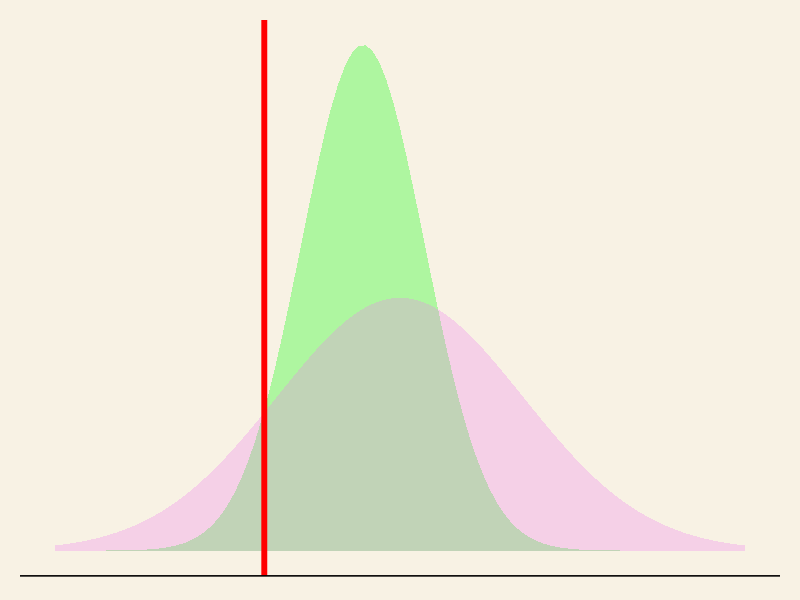
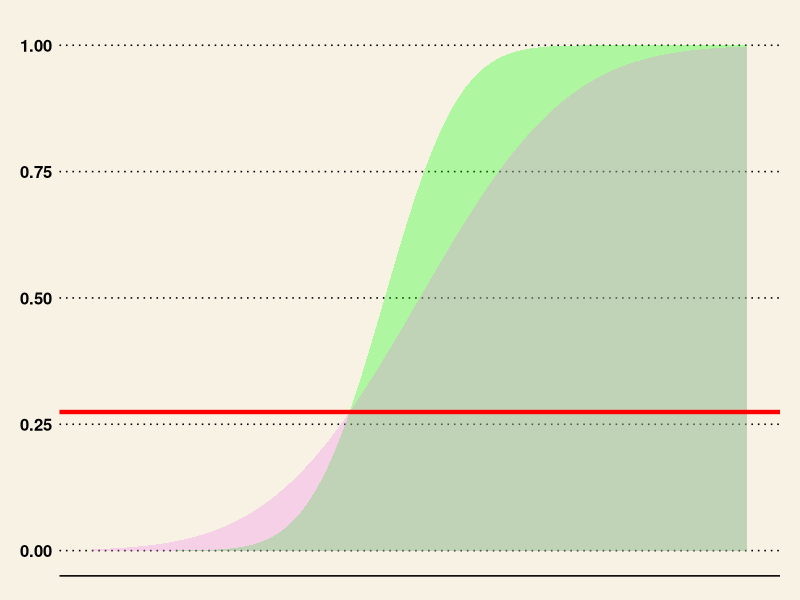
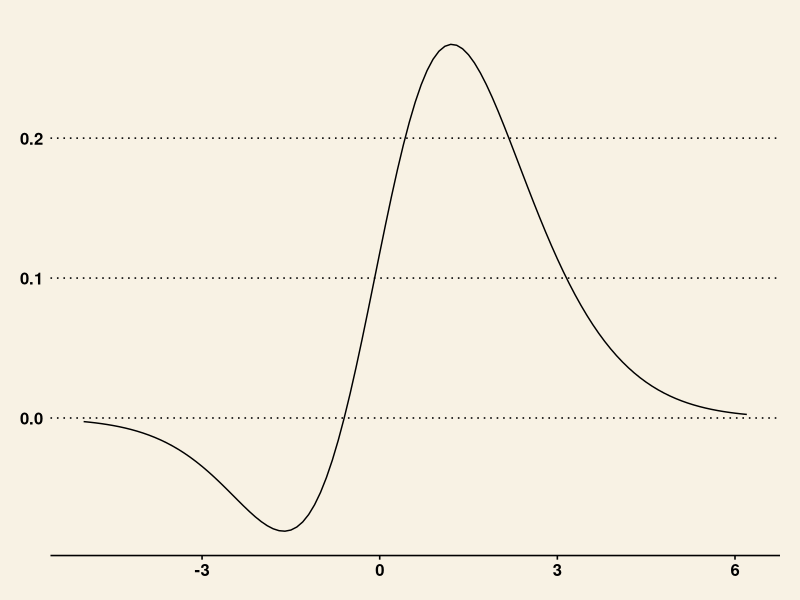

These figures' R source, in order:
library(ggplot2)
library(ggthemes)
library(pracma)

x <- c(-5, 6.2)
mu2 <- 0.6
sd2 <- 2


xseq <- seq(x[1], x[2], 0.1)
ydiff <- dnorm(xseq, 0, 1) - dnorm(xseq, mu2, sd2)
y_PDFint <- min(abs(ydiff))
indPDFint <- which(abs(ydiff) == y_PDFint)
y_adopt <- pnorm(xseq, 0, 1)[indPDFint]
x_adopt <- xseq[indPDFint]


gg <- ggplot(data = data.frame(x), aes(x)) +
  stat_function(fun = dnorm, n = 101, args = list(mean = 0, sd = 1), geom = "area", fill = "green", alpha = 0.3) +
  scale_y_continuous(breaks = NULL)
gg <- gg + stat_function(fun = dnorm, n = 101, args = list(mean = mu2, sd = sd2), geom = "area", fill = "violet", alpha = 0.3) + ylab("")
# gg <- gg + geom_vline(xintercept = 0, linetype = "dashed", colour = "red")
# gg <- gg + geom_vline(xintercept = mu2, linetype = "dashed", colour = "brown")
gg <- gg + geom_vline(xintercept = x_adopt, colour = "red", size = 2)
gg <- gg + theme_wsj()
gg <- gg + theme(axis.title.x=element_blank(),
                 axis.text.x=element_blank(),
                 axis.ticks.x=element_blank())
gg

ydiff <- pnorm(xseq, 0, 1) - pnorm(xseq, mu2, sd2)
y_CDFint <- min(abs(ydiff))
indCDFint <- which(abs(ydiff) == y_CDFint)
y_adopt <- pnorm(xseq, 0, 1)[indCDFint]
x_CDFint <- xseq[indCDFint]

gg <- ggplot(data = data.frame(x), aes(x))
gg <- gg + stat_function(fun = pnorm, n = 101, args = list(mean = 0, sd = 1), geom = "area", fill = "green", alpha = 0.3)
#gg <- gg + scale_y_continuous(breaks = NULL)
gg <- gg + stat_function(fun = pnorm, n = 101, args = list(mean = mu2, sd = sd2), geom = "area", fill = "violet", alpha = 0.3)
# gg <- gg + geom_vline(xintercept = 0, linetype = "dashed", colour = "red")
# gg <- gg + geom_vline(xintercept = mu2, linetype = "dashed", colour = "brown")
gg <- gg + theme_wsj()
gg <- gg + theme(axis.title.x=element_blank(),
                 axis.text.x=element_blank(),
                 axis.ticks.x=element_blank())
gg <- gg + geom_hline(yintercept = y_adopt, color = "red", size = 1.5)
gg


#----------------
library(nleqslv)


rootfn <- function(sd2, mu2, xseq, WFtarg){
  ydiff <- pnorm(xseq, 0, 1) - pnorm(xseq, mu2, sd2)
  y_CDFint <- min(abs(ydiff))
  indCDFint <- which(abs(ydiff) == y_CDFint)
  indA <- c(indCDFint:length(xseq))
  xA <- xseq[indA]
  A1 <- trapz(xA, pnorm(xA, 0, 1))
  A2 <- trapz(xA, pnorm(xA, mu2, sd2))
  slack <- A1 - A2 - WFtarg
  return(slack)
} 


xseq <- seq(-5, 6.2, 0.1)
WFGvec <- seq(1, 2, 0.2)
mu2vec <- seq(0.2, 1.6, 0.2)
dflist <- list()
for(i in 1:length(WFGvec)){
  WFtarg <- WFGvec[i]
  check <- c()
  sd_out <- c()
  for(j in 1:length(mu2vec)){
    in_mu2 <- mu2vec[j]
    in_sd2 <- runif(1)
    #out <- uniroot(rootfn, )
    out <- uniroot(rootfn, c(0, 50), tol = 10^-8, in_mu2, xseq, WFtarg)
    #out <- nleqslv(in_sd2, rootfn, jac = NULL, in_mu2, xseq, WFtarg, method = "Broyden")
    sd_out[j] <- out$root
    check[j] <- out$f.root
  }
  dflist[[i]] <- data.frame(WFtarg, mu2 = mu2vec, sd2 = sd_out, f.root = check)
}
df <- do.call(rbind, dflist)
#--------------

gg <- ggplot(df, aes(x = ))













df <- round(df, 3)


for(i in 1:nrow(df)){
  str(rootfn(df$sd2[i], df$mu2[i], xseq, df$WFtarg[i]))
  
}








gg <- ggplot(data = data.frame(xseq, ydiff), aes(x = xseq, y = ydiff)) + geom_line()
# gg <- gg + scale_y_continuous(breaks = NULL)
gg <- gg + theme_wsj()
# gg <- gg + theme(axis.title.x=element_blank(),
#                  axis.text.x=element_blank(),
#                  axis.ticks.x=element_blank())
gg
